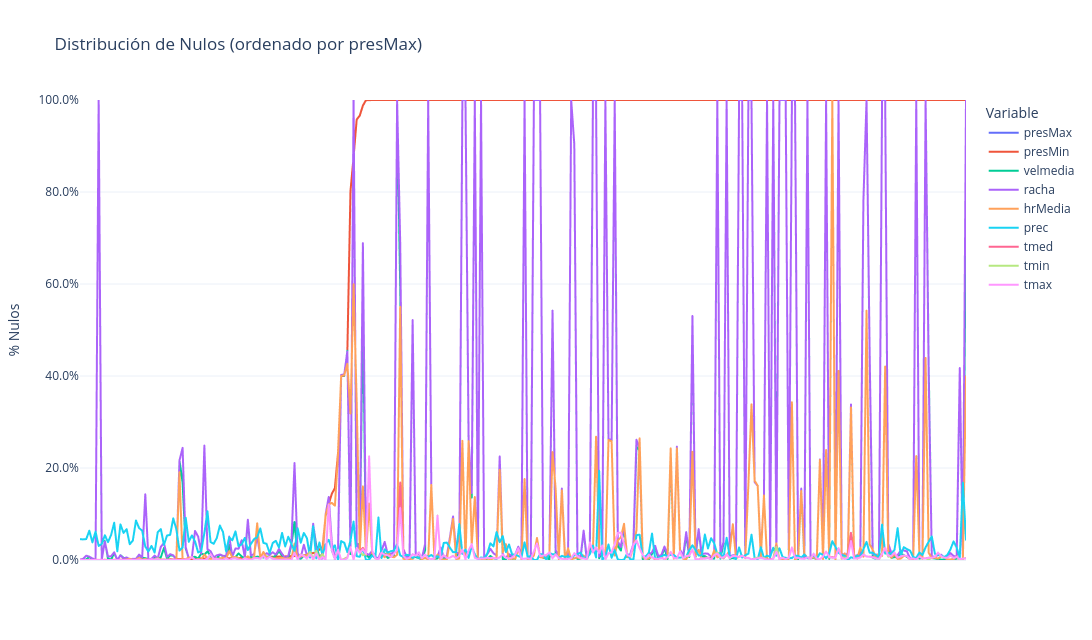

Notebook code cell kept with this figure:
### Code cell
from eda_nan import plot_na_distributions_interactive

plot_na_distributions_interactive(by_id, ['presMax', 'presMin', 'velmedia', 'racha', 'hrMedia', 'prec', 'tmed', 'tmin', 'tmax'], fsize=(20, 8))

### Figure 1 — Plotly figure (JSON) as saved in the notebook; plotly's stock layout.template omitted (floating-point values rounded to 4 significant figures; data arrays with more than 128 entries replaced by an {"elided": "..."} marker saying what was removed)
{"data": [{"hovertemplate": "<b>%{data.name}</b>: %{y:.2%}<extra></extra>", "legendgroup": "presMax", "line": {"color": "#636efa", "dash": "solid"}, "marker": {"symbol": "circle"}, "mode": "lines", "name": "presMax", "showlegend": true, "type": "scattergl", "x": {"elided": "286 str values"}, "xaxis": "x", "y": {"elided": "286 float values"}, "yaxis": "y"}, {"hovertemplate": "<b>%{data.name}</b>: %{y:.2%}<extra></extra>", "legendgroup": "presMin", "line": {"color": "#EF553B", "dash": "solid"}, "marker": {"symbol": "circle"}, "mode": "lines", "name": "presMin", "showlegend": true, "type": "scattergl", "x": {"elided": "286 str values"}, "xaxis": "x", "y": {"elided": "286 float values"}, "yaxis": "y"}, {"hovertemplate": "<b>%{data.name}</b>: %{y:.2%}<extra></extra>", "legendgroup": "velmedia", "line": {"color": "#00cc96", "dash": "solid"}, "marker": {"symbol": "circle"}, "mode": "lines", "name": "velmedia", "showlegend": true, "type": "scattergl", "x": {"elided": "286 str values"}, "xaxis": "x", "y": {"elided": "286 float values"}, "yaxis": "y"}, {"hovertemplate": "<b>%{data.name}</b>: %{y:.2%}<extra></extra>", "legendgroup": "racha", "line": {"color": "#ab63fa", "dash": "solid"}, "marker": {"symbol": "circle"}, "mode": "lines", "name": "racha", "showlegend": true, "type": "scattergl", "x": {"elided": "286 str values"}, "xaxis": "x", "y": {"elided": "286 float values"}, "yaxis": "y"}, {"hovertemplate": "<b>%{data.name}</b>: %{y:.2%}<extra></extra>", "legendgroup": "hrMedia", "line": {"color": "#FFA15A", "dash": "solid"}, "marker": {"symbol": "circle"}, "mode": "lines", "name": "hrMedia", "showlegend": true, "type": "scattergl", "x": {"elided": "286 str values"}, "xaxis": "x", "y": {"elided": "286 float values"}, "yaxis": "y"}, {"hovertemplate": "<b>%{data.name}</b>: %{y:.2%}<extra></extra>", "legendgroup": "prec", "line": {"color": "#19d3f3", "dash": "solid"}, "marker": {"symbol": "circle"}, "mode": "lines", "name": "prec", "showlegend": true, "type": "scattergl", "x": {"elided": "286 str values"}, "xaxis": "x", "y": {"elided": "286 float values"}, "yaxis": "y"}, {"hovertemplate": "<b>%{data.name}</b>: %{y:.2%}<extra></extra>", "legendgroup": "tmed", "line": {"color": "#FF6692", "dash": "solid"}, "marker": {"symbol": "circle"}, "mode": "lines", "name": "tmed", "showlegend": true, "type": "scattergl", "x": {"elided": "286 str values"}, "xaxis": "x", "y": {"elided": "286 float values"}, "yaxis": "y"}, {"hovertemplate": "<b>%{data.name}</b>: %{y:.2%}<extra></extra>", "legendgroup": "tmin", "line": {"color": "#B6E880", "dash": "solid"}, "marker": {"symbol": "circle"}, "mode": "lines", "name": "tmin", "showlegend": true, "type": "scattergl", "x": {"elided": "286 str values"}, "xaxis": "x", "y": {"elided": "286 float values"}, "yaxis": "y"}, {"hovertemplate": "<b>%{data.name}</b>: %{y:.2%}<extra></extra>", "legendgroup": "tmax", "line": {"color": "#FF97FF", "dash": "solid"}, "marker": {"symbol": "circle"}, "mode": "lines", "name": "tmax", "showlegend": true, "type": "scattergl", "x": {"elided": "286 str values"}, "xaxis": "x", "y": {"elided": "286 float values"}, "yaxis": "y"}], "layout": {"height": 640, "hoverlabel": {"bgcolor": "white", "font": {"size": 13}}, "hovermode": "x unified", "legend": {"title": {"text": "Variable"}, "tracegroupgap": 0}, "title": {"text": "Distribución de Nulos (ordenado por presMax)"}, "width": 1600, "xaxis": {"anchor": "y", "domain": [0, 1], "showgrid": false, "showticklabels": false, "title": {"text": ""}}, "yaxis": {"anchor": "x", "domain": [0, 1], "range": [0, 1], "tickformat": ".1%", "title": {"text": "% Nulos"}}}}
